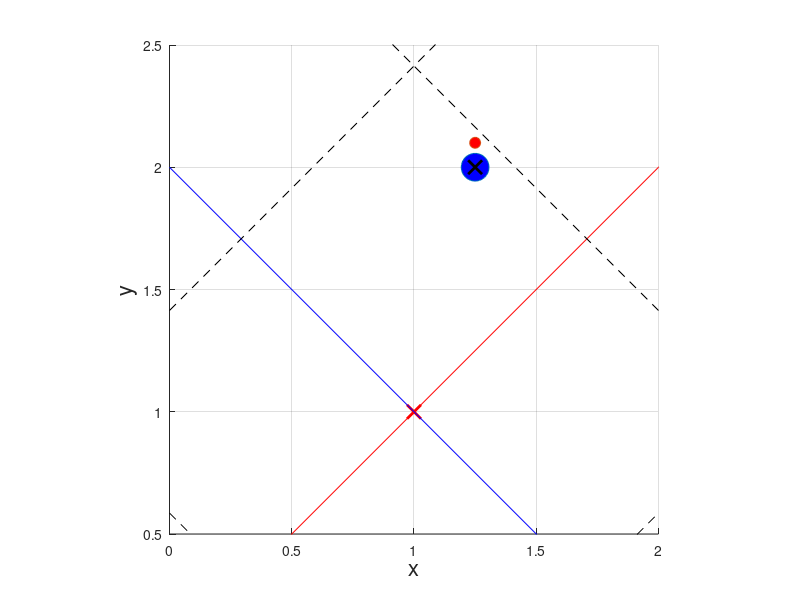

Write MATLAB code to recreate this figure. (Note: this script raises an error after producing the figure.)
clear;
close all;
load('all_estimation_12pi_new.mat')
load('gh_estimation_12pi_new.mat')

%feedback_simulation------------------------------------------------------

dt = 0.01; %%時間刻み=離散時間Tsとして使用
Tfin = 3; %シミュレーション終了時間
t1 = [0:dt:Tfin];

si = zeros(length(t1),3);
si(1,:) = [1.25 2 pi/2]; %(s1, s2, s3)=(x ,y, θ)の初期値を設定
% si(1,:) = [1.2 1.95 pi/2]; %(s1, s2, s3)=(x ,y, θ)の初期値を設定
% si(1,:) = [1.1 2 7*pi/12]; %(s1, s2, s3)=(x ,y, θ)の初期値を設定

zi = zeros(length(t1),3);

u1 = ones(1,length(t1)) * (-1);
u2 = ones(1,length(t1)) * (1);

m1 = ones(1,length(t1)) * (-1); % μ1 = v1 = u1cosθ
m2 = ones(1,length(t1)); % μ2 = v2/v1 = u2/(u1*cos^3θ)

gmap = zeros(1,length(t1));
hmap = zeros(1,length(t1));

k2 = 6;
k3 = 6;

x = si(1,1) + 0.1 * cos(si(1,3));
y = si(1,2) + 0.1 * sin(si(1,3));


l_max = 2;
m_max = 11;
n_max = 2;

l_now_3 = zeros(length(t1),1);
m_now_3 = zeros(length(t1),1);
n_now_3 = zeros(length(t1),1);

l_next_3 = zeros(length(t1),1);
m_next_3 = zeros(length(t1),1);
n_next_3 = zeros(length(t1),1);

l_real_3 = zeros(length(t1),1);
m_real_3 = zeros(length(t1),1);
n_real_3 = zeros(length(t1),1);

rho_3_tmp = zeros(length(t1), l_max, m_max, n_max, 3);
rho_3 = zeros(length(t1),3);

iteration = 1224;

phi_g_now = zeros(1,imax_g);
phi_h_now = zeros(1,imax_h);



hold on;
axis equal;
grid on;

axis([0 2 0.5 2.5])

xlabel("x",'FontSize',14)
ylabel("y",'FontSize',14)

h = plot(zi(1,1),zi(1,3), 'o', 'MarkerSize' ,20, 'MarkerFaceColor', 'b');

h2 = plot(x,y,'o', 'MarkerSize' ,8, 'MarkerFaceColor', 'r');

plot(1+1/4,2,'kx','MarkerSize', 10,'LineWidth',2)
plot(1,1,'rx','MarkerSize', 10,'LineWidth',2)

z1_plot = 0:1:3;
z3_plot = 0:1:3;

for j = 0 : 2
    if j == 1
        plot(z1_plot, z1_plot - sqrt(2) + sqrt(2) * j, '-r')
        plot(z3_plot, - z3_plot + 2 + sqrt(2) * (j-1), '-b')
    else
        plot(z1_plot, z1_plot - sqrt(2) + sqrt(2) * j, '--k')
        plot(z3_plot, - z3_plot + 2 + sqrt(2) * (j-1), '--k')
    end
end


for i = 1:length(t1)-1

    break_switch = 0;

    set(h, 'XData', si(i,1),'YData', si(i,2));

    set(h2, 'XData', si(i,1) + 0.1 * cos(si(i,3)),'YData', si(i,2) + 0.1 * sin(si(i,3)));

    set(gcf, 'Color', 'white'); % figureの背景を透明に設定
    set(gca, 'Color', 'white'); % axisの背景を透明に設定

    drawnow;

    xlabel("x",'FontSize',16)
    ylabel("y",'FontSize',16)

    F = getframe(gcf);
    % RGBデータをインデックス付きデータに変更
    [X,map] = rgb2ind(F.cdata,256);
    if i==1
        % GIFファイルに書き出し
        imwrite(X,map,'feedback_3dim.gif')
    else
        % 2回目以降は'append'でアニメーションを作成
        imwrite(X,map,'feedback_3dim.gif','WriteMode','append')
    end

    si(i+1,3) = si(i,3) + u2(i) * dt; %観測されるs3
    si(i+1,1) = si(i,1) + u1(i) * cos(si(i+1,3)) * dt; %観測されるs1
    si(i+1,2) = si(i,2) + u1(i) * sin(si(i+1,3)) * dt; %観測されるs2


    for a = 1 : l_max

        if break_switch == 1 
            break;
        end

        for b = 1 : m_max

            if break_switch == 1 
                break;
            end

            for c = 1 : n_max

                if break_switch == 1 
                    break;
                end

                if (a == l_max) || (b == m_max) || (c == n_max)
                    continue;
                end
    
                if a < l_max
                    a2 = a + 1;
                    l_real_3(i+1) = a - 1;
                elseif a == l_max + 1
                    a2 = 1;
                    l_real_3(i+1) = -1;
                else
                    a2 = a - 1;
                    l_real_3(i+1) = - a + l_max; 
                end
    
                if b < m_max
                    b2 = b + 1;
                    m_real_3(i+1) = b - 1;
                elseif b == m_max + 1
                    b2 = 1;
                    m_real_3(i+1) = -1;
                else
                    b2 = b - 1;
                    m_real_3(i+1) = - b + m_max;
                end
    
                if c < n_max
                    c2 = c + 1;
                    n_real_3(i+1) = c - 1;
                elseif c == n_max + 1
                    c2 = 1;
                    n_real_3(i+1) = -1;
                else
                    c2 = c - 1;
                    n_real_3(i+1) = - c + n_max;
                end
    
                A = [param_s(a2,b,c,:,iteration) - param_s(a,b,c,:,iteration); param_s(a,b2,c,:,iteration) - param_s(a,b,c,:,iteration); param_s(a,b,c2,:,iteration) - param_s(a,b,c,:,iteration)];

                B = transpose(reshape(A,[3,3]));

                x = [si(i+1,1) - param_s(a,b,c,1,iteration); si(i+1,2) - param_s(a,b,c,2,iteration); si(i+1,3) - param_s(a,b,c,3,iteration)];

                rho_3_tmp(i+1,a,b,c,:) = B \ x;


                if (0 <= rho_3_tmp(i+1,a,b,c,1)) && (rho_3_tmp(i+1,a,b,c,1) <= 1)
                    if (0 <= rho_3_tmp(i+1,a,b,c,2)) && (rho_3_tmp(i+1,a,b,c,2) <= 1)
                        if (0 <= rho_3_tmp(i+1,a,b,c,3)) && (rho_3_tmp(i+1,a,b,c,3) <= 1)

                            rho_3(i+1,:) = rho_3_tmp(i+1,a,b,c,:);
    
                            l_now_3(i+1) = a;
                            m_now_3(i+1) = b;
                            n_now_3(i+1) = c;

                            l_next_3(i+1) = a2;
                            m_next_3(i+1) = b2;
                            n_next_3(i+1) = c2;

                            break_switch = 1;
    
                        end
                    end
                end

            end
        end
    end

    if break_switch == 0
        % l_now_3(i+1) = l_now_3(i);
        % m_now_3(i+1) = m_now_3(i);
        % n_now_3(i+1) = n_now_3(i);

        % l_next_3(i+1) = l_next_3(i);
        % m_next_3(i+1) = m_next_3(i);
        % n_next_3(i+1) = n_next_3(i);

        % l_real_3(i+1) = l_real_3(i);
        % m_real_3(i+1) = m_real_3(i);
        % n_real_3(i+1) = n_real_3(i);

        % a = l_now_3(i+1);
        % b = m_now_3(i+1);
        % c = n_now_3(i+1);

        % rho_3(i+1,:) = rho_3_tmp(i,a,b,c,:);
        
        disp(i)
        disp("補間しました")
    end

    zi(i+1,1) = l_real_3(i+1) + rho_3(i+1,1);
    zi(i+1,2) = tan(pi/12) * (m_real_3(i+1) + rho_3(i+1,2));
    zi(i+1,3) = n_real_3(i+1) + rho_3(i+1,3);


    for p = 1 : imax_g
        phi_g_now(p) = exp( - sqrt( (si(i+1,1) - mean_g(p,1)) ^ 2 + (si(i+1,2) - mean_g(p,2)) ^ 2 + (si(i+1,3) - mean_g(p,3)) ^ 2 ) / (2 * var_g ^ 2) );
    end
    
    for q = 1 : imax_h
        phi_h_now(q) = exp( - sqrt( (si(i+1,1) - mean_h(q,1)) ^ 2 + (si(i+1,2) - mean_h(q,2)) ^ 2 + (si(i+1,3) - mean_h(q,3)) ^ 2 ) / (2 * var_h ^ 2) );
    end

    % gmap(i+1) = ((zi(i+1,2) - zi(i,2)) * u1(i)) / ((zi(i+1,1) - zi(i,1)) * u2(i));
    % hmap(i+1) = (zi(i+1,1) - zi(i,1)) / (u1(i) * dt);

    % gmap(i+1) = 1 / (cos(si(i+1,3) - pi/4)) ^ 3;
    % hmap(i+1) = cos(si(i+1,3) - pi/4);

    gmap(i+1) = phi_g_now * w_g;
    hmap(i+1) = phi_h_now * w_h;

    if i > 1
        m1(i+1) = -2 * zi(i+1,1); %入力m1(=v1=u1cosθ), m1=-λz1で(λ>0の定数)z1を0に収束
        %m1(i+1) = -2 * (zi(i+1,1)-0.25);
    end

    %入力m2はm1正負で場合分け
    if m1(i+1) > 0
        m2(i+1) = -k2 * zi(i+1,2) - k3 * zi(i+1,3);
        % m2(i+1) = -k2 * zi(i+1,2) - k3 * (zi(i+1,3)-0.5);
    else
        m2(i+1) = k2 * zi(i+1,2) - k3 * zi(i+1,3); 
        % m2(i+1) = k2 * zi(i+1,2) - k3 * (zi(i+1,3)-0.5);
    end

    u1(i+1) = m1(i+1) / hmap(i+1);
    u2(i+1) = m2(i+1) * u1(i+1) / gmap(i+1);

end